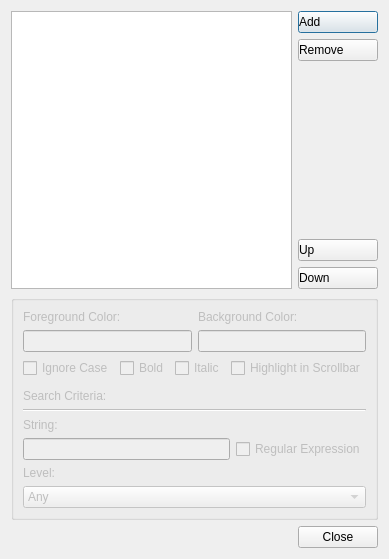
<?xml version="1.0" encoding="UTF-8"?>
<ui version="4.0">
 <class>DialogHighLightConfiguration</class>
 <widget class="QDialog" name="DialogHighLightConfiguration">
  <property name="windowModality">
   <enum>Qt::ApplicationModal</enum>
  </property>
  <property name="geometry">
   <rect>
    <x>0</x>
    <y>0</y>
    <width>369</width>
    <height>559</height>
   </rect>
  </property>
  <property name="windowTitle">
   <string>Highlighting</string>
  </property>
  <property name="styleSheet">
   <string notr="true"/>
  </property>
  <layout class="QVBoxLayout" name="verticalLayout_3">
   <item>
    <layout class="QHBoxLayout" name="horizontalLayout">
     <item>
      <widget class="QListView" name="listView">
       <property name="sizePolicy">
        <sizepolicy hsizetype="Expanding" vsizetype="MinimumExpanding">
         <horstretch>0</horstretch>
         <verstretch>0</verstretch>
        </sizepolicy>
       </property>
       <property name="font">
        <font>
         <family>Courier New</family>
         <pointsize>10</pointsize>
        </font>
       </property>
       <property name="editTriggers">
        <set>QAbstractItemView::NoEditTriggers</set>
       </property>
       <property name="showDropIndicator" stdset="0">
        <bool>false</bool>
       </property>
       <property name="selectionBehavior">
        <enum>QAbstractItemView::SelectRows</enum>
       </property>
      </widget>
     </item>
     <item>
      <layout class="QVBoxLayout" name="verticalLayout">
       <item>
        <widget class="QPushButton" name="pbAddItem">
         <property name="styleSheet">
          <string notr="true">QPushButton {
            text-align:left;
            }</string>
         </property>
         <property name="text">
          <string>Add</string>
         </property>
         <property name="icon">
          <iconset resource="../../../Icons/resources.qrc">
           <normaloff>:/icons/32x32/32x32/actions/list-add.png</normaloff>:/icons/32x32/32x32/actions/list-add.png</iconset>
         </property>
        </widget>
       </item>
       <item>
        <widget class="QPushButton" name="pdRemoveItem">
         <property name="styleSheet">
          <string notr="true">QPushButton {
            text-align:left;
            }</string>
         </property>
         <property name="text">
          <string>Remove</string>
         </property>
         <property name="icon">
          <iconset resource="../../../Icons/resources.qrc">
           <normaloff>:/icons/32x32/32x32/actions/list-remove.png</normaloff>:/icons/32x32/32x32/actions/list-remove.png</iconset>
         </property>
        </widget>
       </item>
       <item>
        <spacer name="verticalSpacer">
         <property name="orientation">
          <enum>Qt::Vertical</enum>
         </property>
         <property name="sizeType">
          <enum>QSizePolicy::MinimumExpanding</enum>
         </property>
         <property name="sizeHint" stdset="0">
          <size>
           <width>20</width>
           <height>40</height>
          </size>
         </property>
        </spacer>
       </item>
       <item>
        <widget class="QPushButton" name="pdMoveUp">
         <property name="styleSheet">
          <string notr="true">QPushButton {
            text-align:left;
            }</string>
         </property>
         <property name="text">
          <string>Up</string>
         </property>
         <property name="icon">
          <iconset resource="../../../Icons/resources.qrc">
           <normaloff>:/icons/32x32/32x32/actions/arrow-up.png</normaloff>:/icons/32x32/32x32/actions/arrow-up.png</iconset>
         </property>
        </widget>
       </item>
       <item>
        <widget class="QPushButton" name="pdMoveDown">
         <property name="styleSheet">
          <string notr="true">QPushButton {
            text-align:left;
            }</string>
         </property>
         <property name="text">
          <string>Down</string>
         </property>
         <property name="icon">
          <iconset resource="../../../Icons/resources.qrc">
           <normaloff>:/icons/32x32/32x32/actions/arrow-down.png</normaloff>:/icons/32x32/32x32/actions/arrow-down.png</iconset>
         </property>
        </widget>
       </item>
      </layout>
     </item>
    </layout>
   </item>
   <item>
    <widget class="QGroupBox" name="groupBox">
     <property name="enabled">
      <bool>false</bool>
     </property>
     <property name="title">
      <string/>
     </property>
     <layout class="QVBoxLayout" name="verticalLayout_2">
      <item>
       <layout class="QGridLayout" name="gridLayout">
        <item row="0" column="0">
         <widget class="QLabel" name="label">
          <property name="text">
           <string>Foreground Color:</string>
          </property>
         </widget>
        </item>
        <item row="0" column="1">
         <widget class="QLabel" name="label_2">
          <property name="text">
           <string>Background Color:</string>
          </property>
         </widget>
        </item>
        <item row="1" column="1">
         <widget class="cs8ColorLabel" name="lbBackgroundColor">
          <property name="readOnly">
           <bool>true</bool>
          </property>
         </widget>
        </item>
        <item row="1" column="0">
         <widget class="cs8ColorLabel" name="lbForegroundColor">
          <property name="readOnly">
           <bool>true</bool>
          </property>
         </widget>
        </item>
       </layout>
      </item>
      <item>
       <layout class="QHBoxLayout" name="horizontalLayout_2">
        <item>
         <widget class="QCheckBox" name="cbIgnoreCase">
          <property name="text">
           <string>Ignore Case</string>
          </property>
         </widget>
        </item>
        <item>
         <widget class="QCheckBox" name="cbBold">
          <property name="text">
           <string>Bold</string>
          </property>
         </widget>
        </item>
        <item>
         <widget class="QCheckBox" name="cbItalic">
          <property name="text">
           <string>Italic</string>
          </property>
         </widget>
        </item>
        <item>
         <widget class="QCheckBox" name="cbHighLight">
          <property name="text">
           <string>Highlight in Scrollbar</string>
          </property>
         </widget>
        </item>
       </layout>
      </item>
      <item>
       <spacer name="verticalSpacer_2">
        <property name="orientation">
         <enum>Qt::Vertical</enum>
        </property>
        <property name="sizeType">
         <enum>QSizePolicy::Fixed</enum>
        </property>
        <property name="sizeHint" stdset="0">
         <size>
          <width>5</width>
          <height>5</height>
         </size>
        </property>
       </spacer>
      </item>
      <item>
       <widget class="QLabel" name="label_4">
        <property name="text">
         <string>Search Criteria:</string>
        </property>
       </widget>
      </item>
      <item>
       <widget class="Line" name="line">
        <property name="orientation">
         <enum>Qt::Horizontal</enum>
        </property>
       </widget>
      </item>
      <item>
       <widget class="QLabel" name="label_3">
        <property name="text">
         <string>String:</string>
        </property>
       </widget>
      </item>
      <item>
       <layout class="QHBoxLayout" name="horizontalLayout_3">
        <item>
         <widget class="QLineEdit" name="leSearchString">
          <property name="text">
           <string/>
          </property>
         </widget>
        </item>
        <item>
         <widget class="QCheckBox" name="cbRegExp">
          <property name="text">
           <string>Regular Expression</string>
          </property>
         </widget>
        </item>
       </layout>
      </item>
      <item>
       <widget class="QLabel" name="label_5">
        <property name="text">
         <string>Level:</string>
        </property>
       </widget>
      </item>
      <item>
       <widget class="QComboBox" name="cbLevel">
        <item>
         <property name="text">
          <string>Any</string>
         </property>
        </item>
        <item>
         <property name="text">
          <string>Information</string>
         </property>
        </item>
        <item>
         <property name="text">
          <string>Warning</string>
         </property>
        </item>
        <item>
         <property name="text">
          <string>Error</string>
         </property>
        </item>
       </widget>
      </item>
     </layout>
    </widget>
   </item>
   <item>
    <widget class="QDialogButtonBox" name="buttonBox">
     <property name="orientation">
      <enum>Qt::Horizontal</enum>
     </property>
     <property name="standardButtons">
      <set>QDialogButtonBox::Close</set>
     </property>
    </widget>
   </item>
  </layout>
 </widget>
 <customwidgets>
  <customwidget>
   <class>cs8ColorLabel</class>
   <extends>QLineEdit</extends>
   <header>cs8colorlabel.h</header>
  </customwidget>
 </customwidgets>
 <resources>
  <include location="../../../Icons/resources.qrc"/>
 </resources>
 <connections>
  <connection>
   <sender>buttonBox</sender>
   <signal>accepted()</signal>
   <receiver>DialogHighLightConfiguration</receiver>
   <slot>accept()</slot>
   <hints>
    <hint type="sourcelabel">
     <x>248</x>
     <y>254</y>
    </hint>
    <hint type="destinationlabel">
     <x>157</x>
     <y>274</y>
    </hint>
   </hints>
  </connection>
  <connection>
   <sender>buttonBox</sender>
   <signal>rejected()</signal>
   <receiver>DialogHighLightConfiguration</receiver>
   <slot>reject()</slot>
   <hints>
    <hint type="sourcelabel">
     <x>316</x>
     <y>260</y>
    </hint>
    <hint type="destinationlabel">
     <x>286</x>
     <y>274</y>
    </hint>
   </hints>
  </connection>
 </connections>
</ui>
